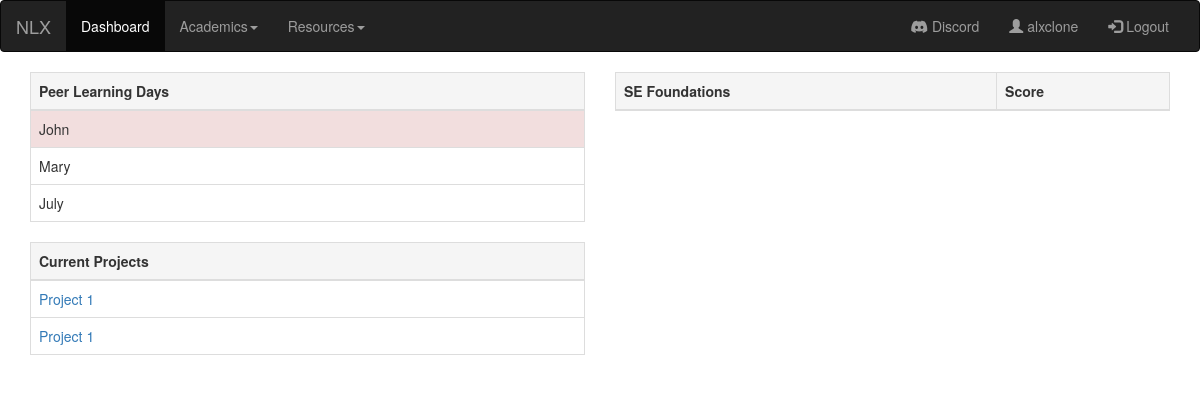
Before: /dashboard/ (signed in) with the older database file.
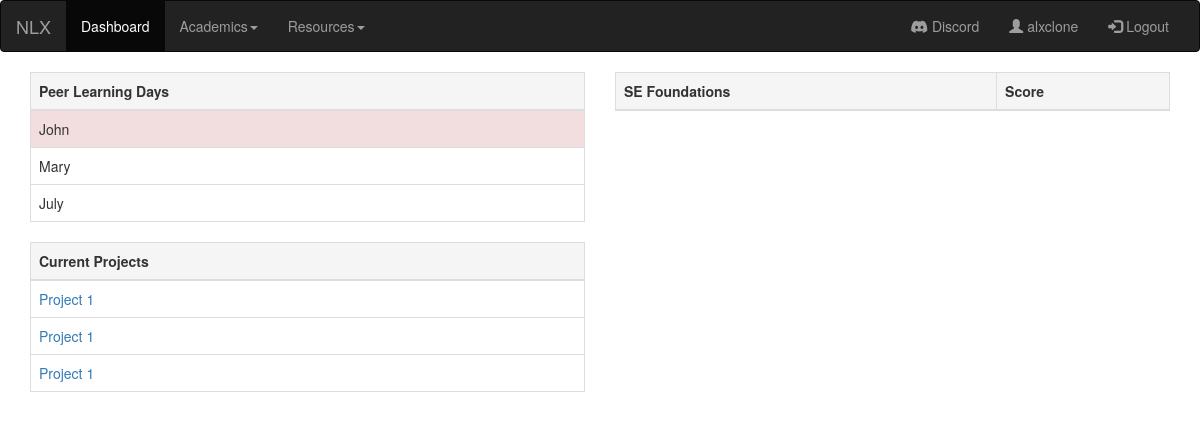
After: the same page with the newer database file.
### app/models.py (models this page shows, shortened)
class CurrentTasks(models.Model):
    day = models.IntegerField()
    month = models.IntegerField()
    cohort_name = models.ForeignKey(Cohort, on_delete=models.PROTECT)
    project = models.ForeignKey(Project, default=None, on_delete=models.PROTECT)

class Project(models.Model):
    project_id = models.IntegerField()
    project_name = models.CharField(max_length=100)
    cohort = models.ForeignKey(Cohort, default=None, on_delete=models.PROTECT)

### app/views.py (the view)
# urls.py: path('dashboard/', views.dashboard, name="dashboard"),
@login_required
def dashboard(request):
    try:
        myuser = get_object_or_404(User, user_name=request.user.username)
        current = CurrentTasks.objects.filter(cohort_name=myuser.cohort)
        context = {
        "marks" : Marks.objects.filter(user=myuser),
        "current_tasks" : current,
        "title": "Dashbord",
        }
    except:
        myuser = None
        current = None
        context = {
            "marks": myuser,
            "current_tasks" : current
        }
    return render(request, 'dashboard.html', context=context)

### app/templates/dashboard.html (shortened to what this page needs)
{% extends 'sidepane.html' %}
{% block content %}
<section>
  <div class="container">
    <div class="row">
      <div class="col-sm-6">
        <section>
          <table class="table table-bordered">
            <thead>
              <tr class="active">
                <th>Peer Learning Days</th>
              </tr>
            </thead>
            <tbody>
              <tr class="danger">
                <td>John</td>
              </tr>
              <tr>
                <td>Mary</td>
              </tr>
              <tr>
                <td>July</td>
              </tr>
            </tbody>
          </table>
        </section>
        <section>
          <table class="table table-bordered">
            <thead>
              <tr class="active">
                <th>Current Projects</th>
              </tr>
            </thead>
            <tbody>
              {% if current_tasks %}
              {% for task in current_tasks %}
              <tr class="">
                <td><a href="{% url 'tasks'  task.project.project_id %}">{{task.project.project_name}}</a></td>
              </tr>
              {% endfor %}
              {% else %}
              <tr class="">
                <td><h4>Nothing to show! Enjoy the silence</h4></td>
              </tr>
              {% endif %}
            </tbody>
          </table>
        </section>
      </div>
      <div class="col-sm-6">
        <section>
          <table class="table table-bordered">
            <thead>
              <tr class="active">
                <th>SE Foundations</th><th>Score</th>
              </tr>
            </thead>
          </table>
        </section>
      </div>
    </div>
  </div>
</section>
{% endblock %}

### app/templates/sidepane.html (shortened to what this page needs)
{% load static %}
<!DOCTYPE html>
<html lang="en">
  <head>
    {% include 'header.html' %} {% block headercontent %} {% endblock %}
  </head>
  <body>
    <nav class="navbar navbar-inverse">
      <div class="container-fluid">
        <div class="navbar-header">
          <a class="navbar-brand" href="{% url 'homepage' %}">NLX</a>
        </div>
        <div class="collapse navbar-collapse" id="myNavbar">
          <ul class="nav navbar-nav">
            <li class="active">
              <a href="{% url 'dashboard' %}">Dashboard</a>
            </li>
            <li class="dropdown">
              <a class="dropdown-toggle" data-toggle="dropdown" href="#"
                >Academics<span class="caret"></span
              ></a>
            </li>
            <li class="dropdown">
              <a class="dropdown-toggle" data-toggle="dropdown" href="#"
                >Resources<span class="caret"></span
              ></a>
            </li>
          </ul>
          <ul class="nav navbar-nav navbar-right">
            <li>
              <a href="https://discord.app"
                ><span class="fa-brands fa-discord"></span> Discord</a
              >
            </li>
            <li>
              <a href="{% url 'profile' %}"
                ><span class="glyphicon glyphicon-user"></span>
                {{request.user.username}}</a
              >
            </li>
            <li>
              <a href="{% url 'logout' %}"
                ><span class="glyphicon glyphicon-log-in"></span> Logout</a
              >
            </li>
          </ul>
        </div>
      </div>
    </nav>
    {% block content %} {% endblock %}
  </body>
</html>

### app/templates/header.html (shortened to what this page needs)
{% load static %}
<link
  rel="stylesheet"
  href="https://maxcdn.bootstrapcdn.com/bootstrap/3.4.1/css/bootstrap.min.css"
/>
<link
  rel="stylesheet"
  href="https://cdnjs.cloudflare.com/ajax/libs/font-awesome/6.5.1/css/all.min.css"
/>
<link
  rel="stylesheet"
  href="https://cdnjs.cloudflare.com/ajax/libs/font-awesome/4.7.0/css/font-awesome.min.css"
/>

Changed rows visible on the page:
added CurrentTasks: project.project_name "Project 1"
